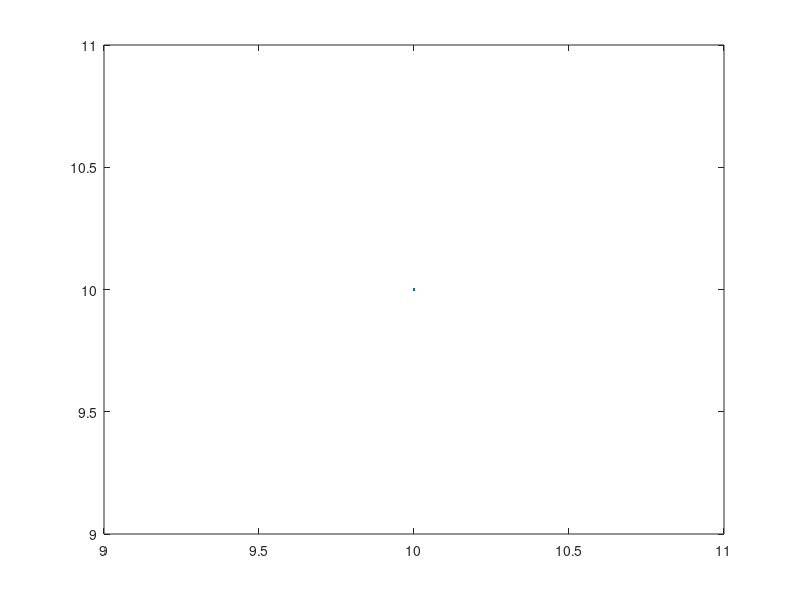

The MATLAB source for this figure: (Note: this script raises an error after producing the figure.)
position=[10,10];    % origin position
plot(position(1),position(2),'.')
hold on
 position2 = step( 0, position );
 EP =post(position2);
 U=0;
for i=1:20000
for u=0:4
 position2 = step( u, position );
 EP0 =post(position2);
 if EP0>=EP
   EP=EP0;
   U=u;
 end
end

position2 = step( U, position );
drawline( position ,position2 )
position=position2;
% if position(1)==4 && position(2)==4
%     break
% end
 end
 xlim([0 25])
 ylim([0 25])
hold on
plot(4,4,'*')

